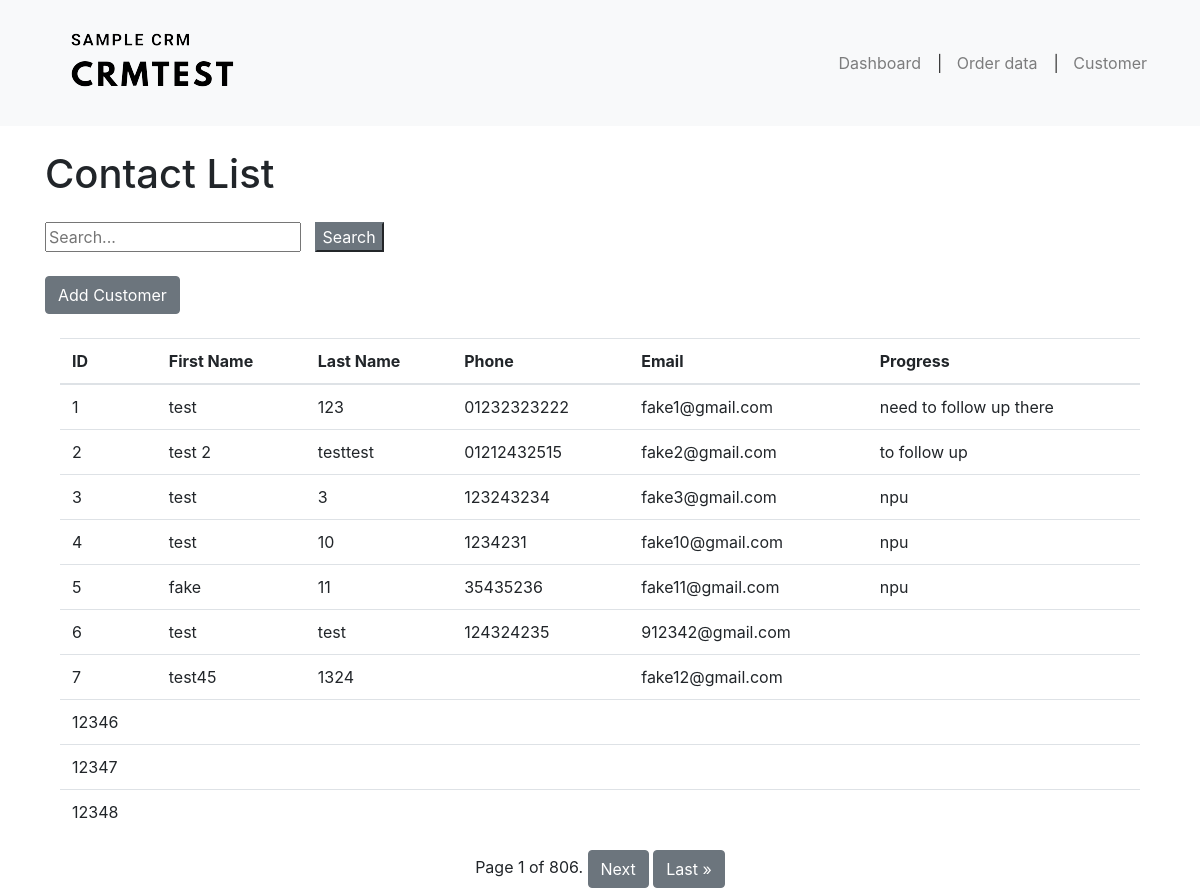
/contacts/, run on the app's committed database.
### crmapplication/models.py (models this page shows, shortened)
class Customer(models.Model):
    customer_id = models.AutoField(primary_key=True)
    first_name = models.CharField(max_length = 255,blank=True)
    last_name = models.CharField(max_length = 255, blank=True)
    email = models.EmailField( blank=True)
    phone = models.CharField(max_length=20,blank = True)
    progress = models.CharField(max_length = 255,blank=True)
    address = models.TextField(blank = True)

### crmapplication/views.py (the view)
# urls.py: path('contacts/', views.contact_list, name='contact_list'),
def contact_list(request):
    contacts = Customer.objects.all()
    paginator = Paginator(contacts, 10)  # Show 10 contacts per page
    page = request.GET.get('page')
    contacts = paginator.get_page(page)
    return render(request, 'crm/contact_list.html', {'contacts': contacts})

### crmapplication/templates/crm/contact_list.html (shortened to what this page needs)
{% extends 'base.html' %}
{% load static %}
{% block content %}
<div class="container mt-4">
    <div class="row">
        <h1>Contact List</h1><br/>
    </div>
    <div class="row mt-3">
        <input type="text" id="search-bar" placeholder="Search...">&nbsp&nbsp&nbsp
        <button id="search-button" class="sbtn btn-secondary">Search</button>
    </div>
</div>
<div class="container mt-4">
    <div class="row mt-3">
        <a href="{% url 'customer_detail' %}" class="btn btn-secondary">Add Customer</a>
    </div>
	<br/>
    <table class="table table-hover">
        <thead>
            <tr>
                <th>ID</th>
                <th>First Name</th>
                <th>Last Name</th>
                <th>Phone</th>
                <th>Email</th>
                <th>Progress</th>
            </tr>
        </thead>
        <tbody>
            {% for contact in contacts %}
                <tr class="customer-row" data-customerid="{{ contact.customer_id }}">
                    <td>{{ contact.customer_id }}</td>
                    <td>{{ contact.first_name }}</td>
                    <td>{{ contact.last_name }}</td>
                    <td>{{ contact.phone }}</td>
                    <td>{{ contact.email }}</td>
                    <td>{{ contact.progress }}</td>
                </tr>
            {% endfor %}
        </tbody>
    </table>
    <div class="pagination justify-content-center">
        <span class="step-links">
            <span class="current-page">
                Page {{ contacts.number }} of {{ contacts.paginator.num_pages }}.
            </span>
            {% if contacts.has_next %}
                <a href="?page={{ contacts.next_page_number }}" class="btn btn-secondary">Next</a>
                <a href="?page={{ contacts.paginator.num_pages }}" class="btn btn-secondary">Last &raquo;</a>
            {% endif %}
        </span>
    </div>
</div>
{% endblock %}

### data on the page
Customer: customer_id "1", first_name "test", last_name "123", phone "01232323222", email "fake1@gmail.com", progress "need to follow up there"
Customer: customer_id "2", first_name "test 2", last_name "testtest", phone "01212432515", email "fake2@gmail.com", progress "to follow up"
Customer: customer_id "3", first_name "test", last_name "3", phone "123243234", email "fake3@gmail.com", progress "npu"
Customer: customer_id "4", first_name "test", last_name "10", phone "1234231", email "fake10@gmail.com", progress "npu"
Customer: customer_id "5", first_name "fake", last_name "11", phone "35435236", email "fake11@gmail.com", progress "npu"
Customer: customer_id "6", first_name "test", last_name "test", phone "124324235", email "912342@gmail.com"
Customer: customer_id "7", first_name "test45", last_name "1324", email "fake12@gmail.com"
Customer: customer_id "12346"
Customer: customer_id "12347"
Customer: customer_id "12348"

### other printed values
{{ contacts.number }} "1"
{{ contacts.paginator.num_pages }} "806"
